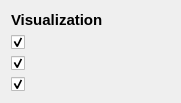
    <widget class="QWidget" name="layoutWidget_3">
     <property name="geometry">
      <rect>
       <x>670</x>
       <y>115</y>
       <width>181</width>
       <height>88</height>
      </rect>
     </property>
     <layout class="QVBoxLayout" name="verticalLayout_38">
      <item>
       <widget class="QLabel" name="label_17">
        <property name="font">
         <font>
          <pointsize>11</pointsize>
          <weight>75</weight>
          <bold>true</bold>
         </font>
        </property>
        <property name="text">
         <string>Visualization</string>
        </property>
       </widget>
      </item>
      <item>
       <widget class="QCheckBox" name="myCheck_RenderObject_1">
        <property name="maximumSize">
         <size>
          <width>16777215</width>
          <height>15</height>
         </size>
        </property>
        <property name="toolTip">
         <string>Show or hide the object</string>
        </property>
        <property name="text">
         <string/>
        </property>
        <property name="checked">
         <bool>true</bool>
        </property>
       </widget>
      </item>
      <item>
       <widget class="QCheckBox" name="myCheck_RenderObject_2">
        <property name="maximumSize">
         <size>
          <width>16777215</width>
          <height>15</height>
         </size>
        </property>
        <property name="toolTip">
         <string>Show or hide the object</string>
        </property>
        <property name="text">
         <string/>
        </property>
        <property name="checked">
         <bool>true</bool>
        </property>
       </widget>
      </item>
      <item>
       <widget class="QCheckBox" name="myCheck_RenderObject_3">
        <property name="maximumSize">
         <size>
          <width>16777215</width>
          <height>15</height>
         </size>
        </property>
        <property name="toolTip">
         <string>Show or hide the object</string>
        </property>
        <property name="text">
         <string/>
        </property>
        <property name="checked">
         <bool>true</bool>
        </property>
       </widget>
      </item>
      <item>
       <spacer name="verticalSpacer">
        <property name="orientation">
         <enum>Qt::Vertical</enum>
        </property>
        <property name="sizeHint" stdset="0">
         <size>
          <width>20</width>
          <height>40</height>
         </size>
        </property>
       </spacer>
      </item>
     </layout>
    </widget>
